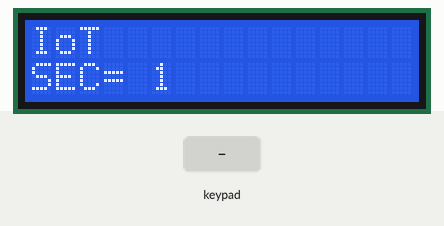
The sketch below on a simulated Arduino Uno, built with avr-gcc and run on an emulated ATmega328P. Parts: 16×2 character LCD. Inputs (shaded band) come from the test bench.

Above: at 1.2 s.
1.3 s: keypad keys 9 8 7 6 # pressed 0.4 s apart
At 3.8 s:
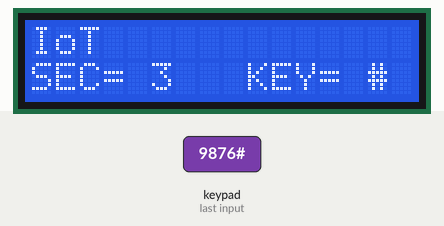
4.8 s: key 'A' pressed
At 5.7 s:
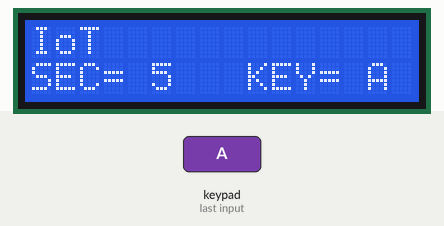
7.8 s: key 'B' pressed
At 8.8 s:
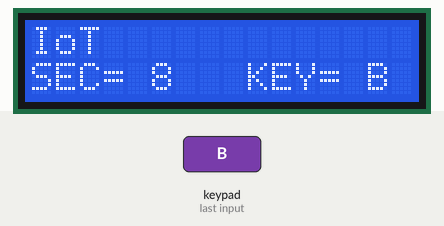
10.8 s: keypad keys 9 8 7 6 * pressed 0.4 s apart
At 13.8 s:
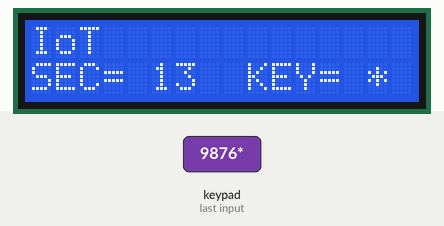
15.8 s: key 'C' pressed
At 16.5 s:
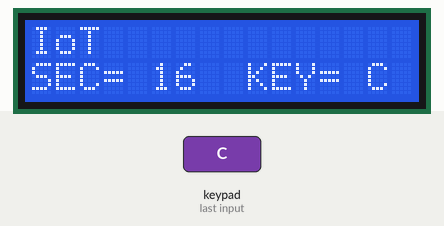
18.8 s: keypad keys 9 8 7 6 D pressed 0.4 s apart
At 21.5 s:
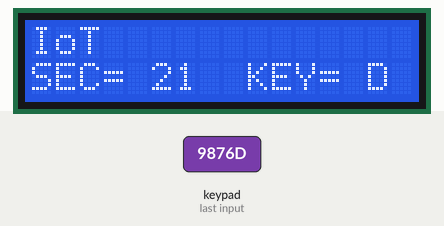
Timing chart, 0 to 23.0 s (numbered marks = the images above; inputs shaded):
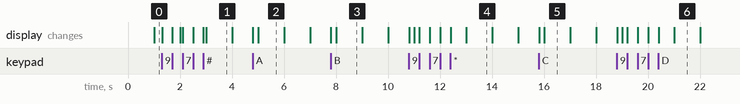

The sketch:

16x2_lcd_display_with_keypad.ino
```cpp
// C++ code
/*Demonstrates the use a 16x2 LCD display and 4x4 LCD display.
  The  Arduino circuit connection for LCD:
   * LCD V0, GND, RW, LED-K pin to pin GND
   * LCD RS  pin to analog pin A0
   * LCD  Enable pin to analog pin A1
   * LCD D4  pin to analog pin A2
   * LCD D5  pin to analog pin A3
   * LCD D6  pin to analog pin A4
   * LCD D7  pin to analog pin A5
   * LCD LED-E pin to pin 3.3V

  The  Arduino circuit connection for MAtrix Key Pad:
   * ROW1 pin  to digital pin 5
   * ROW2 pin  to digital pin 4
   * ROW3 pin  to digital pin 3
   * ROW4 pin  to digital pin 2
   * COLUMN1  pin to digital pin 9
   * COLUMN2  pin to digital pin 8
   * COLUMN3  pin to digital pin 7
   * COLUMN4  pin to digital pin 6
   */
  #include <LiquidCrystal.h>
#include <Key.h>
#include <Keypad.h>

  //initialize the library with the numbers of the interface pins
  LiquidCrystal lcd(A0,A1,A2,A3,A4,A5);

  //4x4 Matrix key pad
  const byte ROWS = 4; // Four rows
  const byte COLS = 4; // Four columns

  // Define the Keymap
  char keys[ROWS][COLS] =
  {
  {'1','2','3','A'},
  {'4','5','6','B'},
  {'7','8','9','C'},
  {'*','0','#','D'}
  };

  // Connect keypad ROW0, ROW1, ROW2 and ROW3 to Arduino pins.
  byte rowPins[ROWS] = { 9, 8, 7, 6 };

  // Connect keypad COL0, COL1, COL2 and COL3 to Arduino pins.
  byte colPins[COLS] = { 5, 4, 3, 2 };

  // Create the Keypad
  Keypad kpd = Keypad( makeKeymap(keys), rowPins, colPins, ROWS, COLS );

  void setup()
  {
    // set up the LCD's number of columns and rows:
  lcd.begin(16, 2);
    // Print a message to the LCD.
  lcd.print("IoT");
  }

  void loop()
  {
    char key = kpd.getKey();
    // set  the cursor to column 0, line 1
    // (note: line 1 is the second row, since counting begins with 0):
  lcd.setCursor(0, 1);
    // print the number of seconds since reset:
  lcd.print("SEC= ");
  lcd.print(millis() / 1000);
    // Check for a valid key
  if(key)
    {
       // set the cursor to column 9, line 1
       //(note: line 1 is the second row, since counting begins with 0):
  lcd.setCursor(9, 1);

  //Print the detected key
  lcd.print("KEY= ");
  lcd.print(key);
    }
  }
```

Measured:
- after the input at 1.3 s, the display: first changes at once (image 1 shows a later state)
- after the input at 4.8 s, the display: first changes at once (image 2 shows a later state)
- after the input at 7.8 s, the display: first changes at once (image 3 shows a later state)
- after the input at 10.8 s, the display: first changes at once (image 4 shows a later state)
- after the input at 15.8 s, the display: first changes at once (image 5 shows a later state)
- after the input at 18.8 s, the display: first changes at once (image 6 shows a later state)
- what the display in image 1 shows lasts 1.0 s, from 3.0 s to 4.0 s
